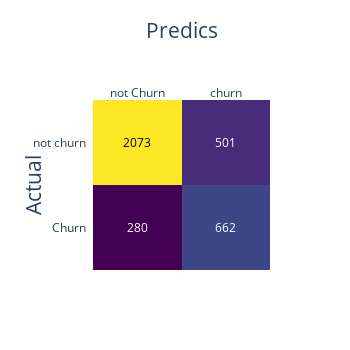

The notebook cell saved with this chart:
### Code cell
# accuracy matric of the best set of parameters  
clf_svm_1 = SVC(kernel ='rbf', C=0.001, degree= 2,  tol = 0.0001, gamma = 'auto')

results(clf_svm_1, X_train_smote, y_train_smote, X_test, y_test,'coefficients', 'fig3')

### Figure 1 — Plotly figure (JSON) as saved in the notebook; plotly's stock layout.template omitted (floating-point values rounded to 4 significant figures)
{"data": [{"colorscale": [[0, "#440154"], [0.1111, "#482878"], [0.2222, "#3e4989"], [0.3333, "#31688e"], [0.4444, "#26828e"], [0.5556, "#1f9e89"], [0.6667, "#35b779"], [0.7778, "#6ece58"], [0.8889, "#b5de2b"], [1, "#fde725"]], "reversescale": false, "showscale": false, "type": "heatmap", "x": ["not Churn", "churn"], "y": ["Churn", "not churn"], "z": [[280, 662], [2073, 501]]}], "layout": {"annotations": [{"font": {"color": "#FFFFFF"}, "showarrow": false, "text": "280", "x": "not Churn", "xref": "x", "y": "Churn", "yref": "y"}, {"font": {"color": "#FFFFFF"}, "showarrow": false, "text": "662", "x": "churn", "xref": "x", "y": "Churn", "yref": "y"}, {"font": {"color": "#000000"}, "showarrow": false, "text": "2073", "x": "not Churn", "xref": "x", "y": "not churn", "yref": "y"}, {"font": {"color": "#FFFFFF"}, "showarrow": false, "text": "501", "x": "churn", "xref": "x", "y": "not churn", "yref": "y"}], "autosize": false, "height": 350, "width": 350, "xaxis": {"dtick": 1, "gridcolor": "rgb(0, 0, 0)", "side": "top", "tickmode": "array", "ticks": "", "title": {"font": {"size": 21}, "text": "Predics"}}, "yaxis": {"dtick": 1, "tickmode": "array", "ticks": "", "ticksuffix": "  ", "title": {"font": {"size": 21}, "text": "Actual"}}}}
